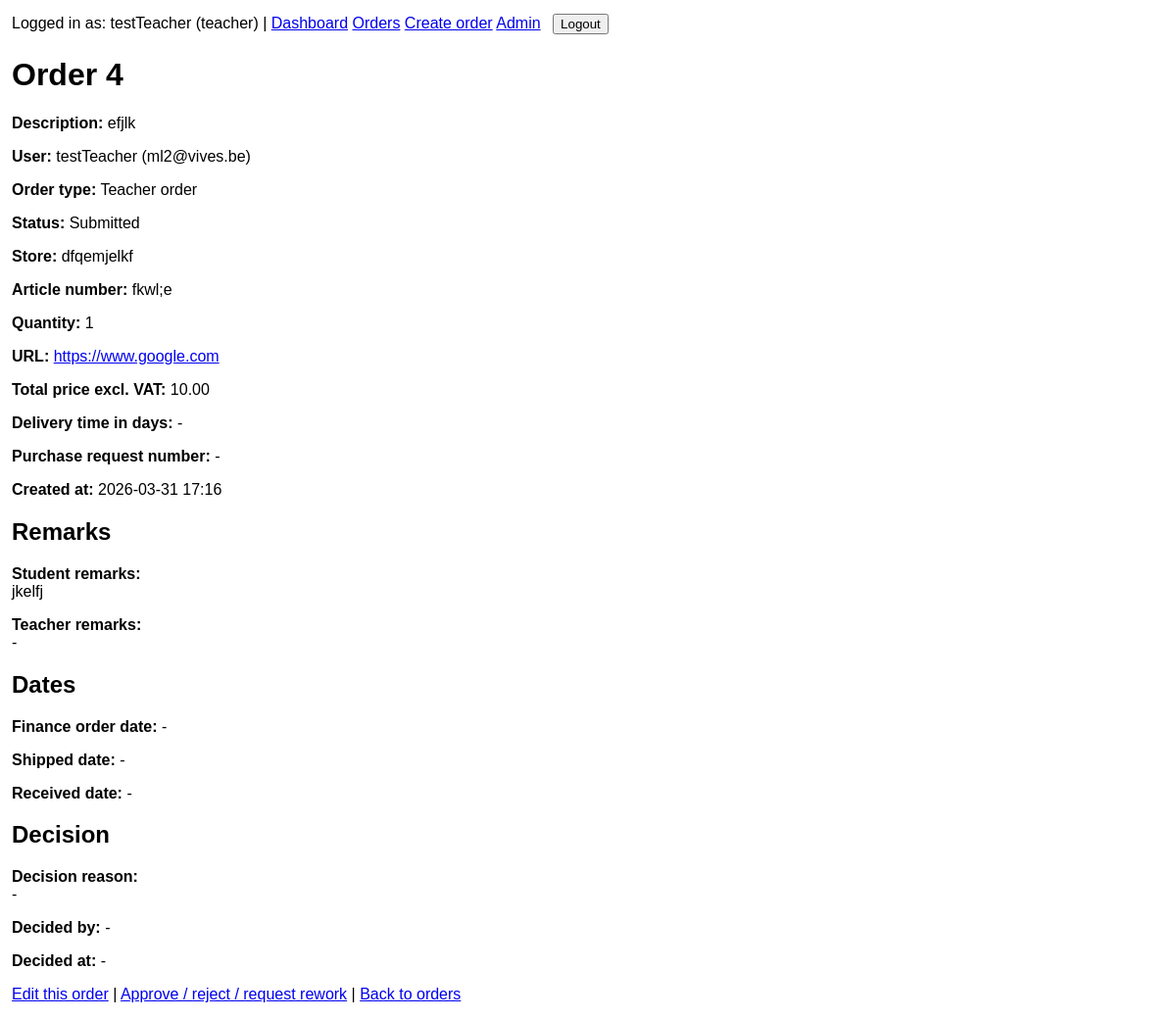
Before: /orders/4/ (signed in) with the older database file.
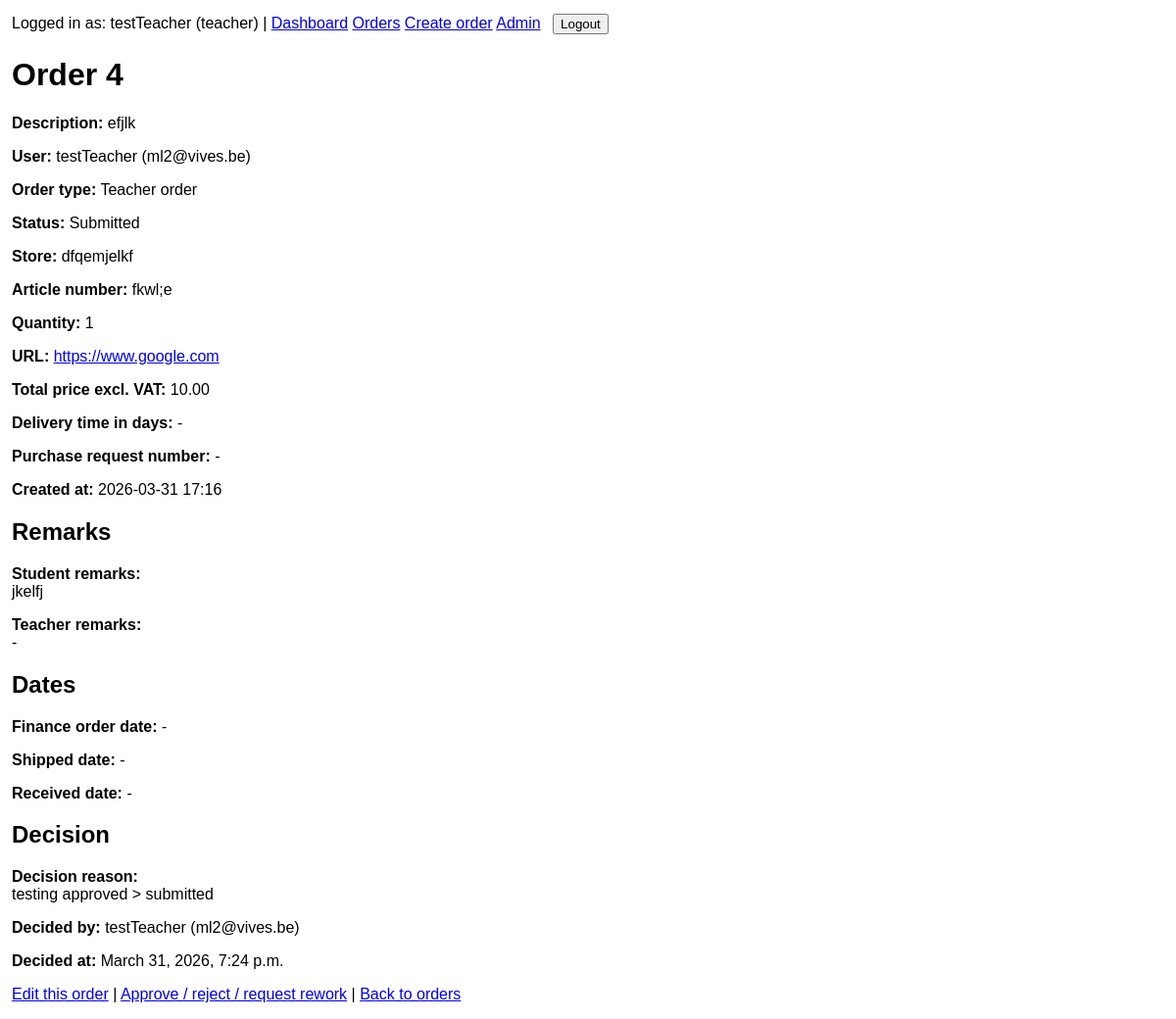
After: the same page with the newer database file.
### orders/models.py (models this page shows, shortened)
class Order(models.Model):
    ORDER_TYPE_STUDENT = "student_order"
    ORDER_TYPE_TEACHER = "teacher_order"
    ORDER_TYPE_CHOICES = [
        (ORDER_TYPE_STUDENT, "Student order"),
        (ORDER_TYPE_TEACHER, "Teacher order"),
    ]
    STATUS_DRAFT = "draft"
    STATUS_SUBMITTED = "submitted"
    STATUS_APPROVED = "approved"
    STATUS_REJECTED = "rejected"
    STATUS_REWORK = "rework"
    STATUS_CHOICES = [
        (STATUS_DRAFT, "Draft"),
        (STATUS_SUBMITTED, "Submitted"),
        (STATUS_APPROVED, "Approved"),
        (STATUS_REJECTED, "Rejected"),
        (STATUS_REWORK, "Needs rework"),
    ]
    user = models.ForeignKey(
        settings.AUTH_USER_MODEL,
        on_delete=models.CASCADE,
        related_name="orders",
    )
    order_type = models.CharField(max_length=20, choices=ORDER_TYPE_CHOICES)
    store = models.CharField(max_length=255)
    article_number = models.CharField(max_length=100, blank=True)
    ordernumber = models.CharField(
        max_length=100,
        blank=True,
        db_index=True,
        help_text="ERP order number",
    )
    quantity = models.PositiveIntegerField(default=1)
    status = models.CharField(max_length=20, choices=STATUS_CHOICES, default=STATUS_DRAFT)
    decision_reason = models.TextField(blank=True)
    created_at = models.DateTimeField(auto_now_add=True)
    short_description = models.CharField(max_length=255)
    url = models.URLField(blank=True)
    total_price_excl_vat = models.DecimalField(max_digits=10, decimal_places=2, null=True, blank=True)
    delivery_time_days = models.PositiveIntegerField(null=True, blank=True)
    purchase_request_number = models.CharField(max_length=100, blank=True)
    finance_order_date = models.DateField(null=True, blank=True)
    shipped_date = models.DateField(null=True, blank=True)
    received_date = models.DateField(null=True, blank=True)
    student_remarks = models.TextField(blank=True)
    teacher_remarks = models.TextField(blank=True)
    decided_by = models.ForeignKey(
        settings.AUTH_USER_MODEL,
        on_delete=models.SET_NULL,
        null=True,
        blank=True,
        related_name="decided_orders",
    )
    decided_at = models.DateTimeField(null=True, blank=True)
    class Meta:
        ordering = ["-created_at"]

### accounts/models.py (models this page shows, shortened)
class User(AbstractUser):
    ROLE_ADMIN = "admin"
    ROLE_TEACHER = "teacher"
    ROLE_STUDENT = "student"
    ROLE_CHOICES = [
        (ROLE_ADMIN, "Admin"),
        (ROLE_TEACHER, "Teacher"),
        (ROLE_STUDENT, "Student"),
    ]
    email = models.EmailField(unique=True)
    name = models.CharField(max_length=255)
    role = models.CharField(max_length=20, choices=ROLE_CHOICES, default=ROLE_STUDENT)
    USERNAME_FIELD = "email"
    REQUIRED_FIELDS = ["username", "name"]

### orders/views.py (the view)
# urls.py: path("orders/<int:order_id>/", order_detail, name="order_detail"),
@login_required
def order_detail(request, order_id):
    order = get_object_or_404(
        Order.objects.select_related("user", "decided_by"),
        pk=order_id,
    )
    if not user_can_view_order(request.user, order):
        raise Http404("You do not have permission to view this order.")
    context = {
        "order": order,
        "can_edit": user_can_edit_order(request.user, order),
        "can_decide": user_can_decide_order(request.user, order),
    }
    return render(request, "orders/order_detail.html", context)

### orders/views.py (called while the page is built, shortened)
def user_can_view_order(user, order):
    if user.role == User.ROLE_ADMIN:
        return True
    if order.user_id == user.id:
        return True

def user_can_edit_order(user, order):
    if user.role == User.ROLE_ADMIN:
        return True
    if order.user_id != user.id:
        return False
    if order.status in [Order.STATUS_APPROVED, Order.STATUS_REJECTED]:
        return False
    return True

def user_can_decide_order(user, order):
    if user.role == User.ROLE_ADMIN:
        return True
    if user.role != User.ROLE_TEACHER:
        return False
    if order.order_type == Order.ORDER_TYPE_TEACHER and order.user_id == user.id:
        return True
    if order.order_type == Order.ORDER_TYPE_STUDENT:
        linked_ids = get_linked_student_ids_for_teacher(user)
        return order.user_id in linked_ids
    return False

### templates/orders/order_detail.html (shortened to what this page needs)
{% extends "base.html" %}
{% block content %}
    <h1>Order {{ order.id }}</h1>
    <div class="card">
        <p><strong>Description:</strong> {{ order.short_description }}</p>
        <p><strong>User:</strong> {{ order.user.name }} ({{ order.user.email }})</p>
        <p><strong>Order type:</strong> {{ order.get_order_type_display }}</p>
        <p><strong>Status:</strong> {{ order.get_status_display }}</p>
        <p><strong>Store:</strong> {{ order.store }}</p>
        <p><strong>Article number:</strong> {{ order.article_number|default:"-" }}</p>
        <p><strong>Quantity:</strong> {{ order.quantity }}</p>
        <p><strong>URL:</strong>
            {% if order.url %}
                <a href="{{ order.url }}" target="_blank" rel="noopener noreferrer">{{ order.url }}</a>
            {% else %}
                -
            {% endif %}
        </p>
        <p><strong>Total price excl. VAT:</strong> {{ order.total_price_excl_vat|default:"-" }}</p>
        <p><strong>Delivery time in days:</strong> {{ order.delivery_time_days|default:"-" }}</p>
        <p><strong>Purchase request number:</strong> {{ order.purchase_request_number|default:"-" }}</p>
        <p><strong>Created at:</strong> {{ order.created_at|date:"Y-m-d H:i" }}</p>
    </div>
    <div class="card">
        <h2>Remarks</h2>
        <p><strong>Student remarks:</strong><br>{{ order.student_remarks|default:"-" }}</p>
        <p><strong>Teacher remarks:</strong><br>{{ order.teacher_remarks|default:"-" }}</p>
    </div>
    <div class="card">
        <h2>Dates</h2>
        <p><strong>Finance order date:</strong> {{ order.finance_order_date|default:"-" }}</p>
        <p><strong>Shipped date:</strong> {{ order.shipped_date|default:"-" }}</p>
        <p><strong>Received date:</strong> {{ order.received_date|default:"-" }}</p>
    </div>
    <div class="card">
        <h2>Decision</h2>
        <p><strong>Decision reason:</strong><br>{{ order.decision_reason|default:"-" }}</p>
        <p>
            <strong>Decided by:</strong>
            {% if order.decided_by %}
                {{ order.decided_by.name }} ({{ order.decided_by.email }})
            {% else %}
                -
            {% endif %}
        </p>
        <p><strong>Decided at:</strong> {{ order.decided_at|default:"-" }}</p>
    </div>
    <p>
        {% if can_edit %}
            <a href="{% url 'orders:order_edit' order.id %}">Edit this order</a>
            |
        {% endif %}
        {% if can_decide %}
            <a href="{% url 'orders:order_decide' order.id %}">Approve / reject / request rework</a>
            |
        {% endif %}
        <a href="{% url 'orders:order_list' %}">Back to orders</a>
    </p>
{% endblock %}

Changed rows visible on the page:
changed Order "efjlk": decision_reason "-" → "testing approved > submitted"; decided_by.name (not shown) → "testTeacher"; decided_by_id empty → 3 (drawn); decided_by.email (not shown) → "ml2@vives.be"; decided_at "-" → "March 31, 2026, 7:24 p.m."
